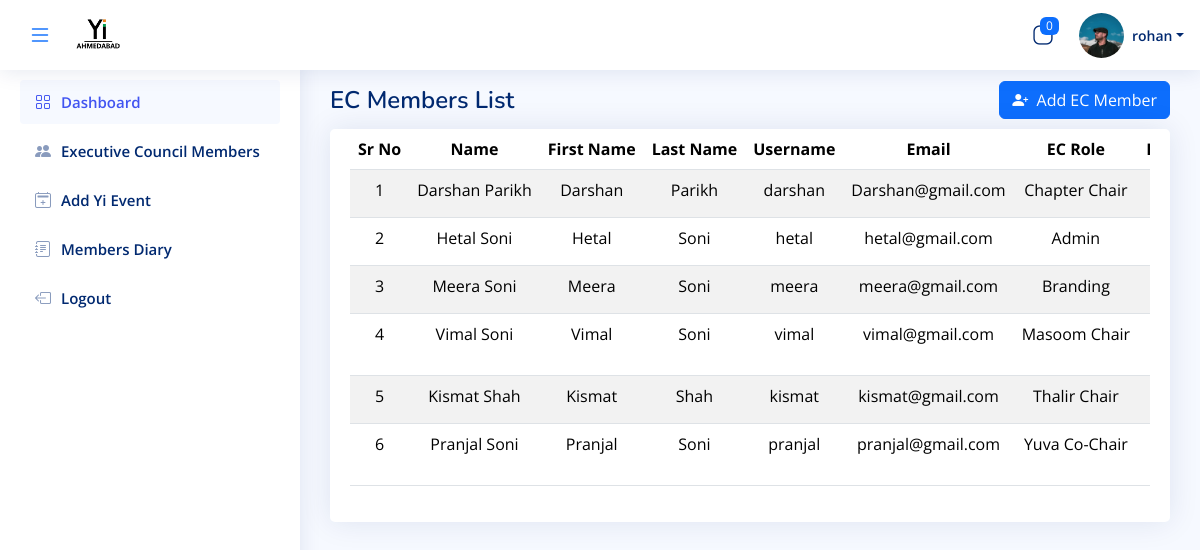
The app's page /EC-Member-List (signed in), older data.
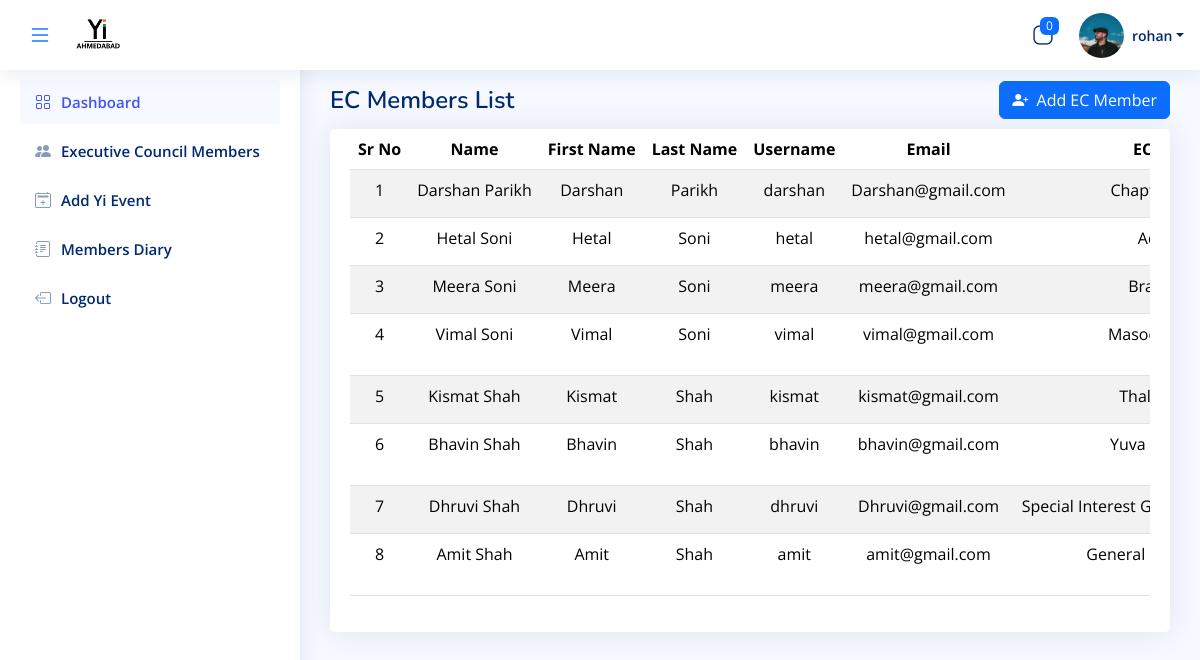
The same page, newer data.
### admin_app/models.py (models this page shows, shortened)
class LoginSide(AbstractUser):
    id = models.UUIDField(
        primary_key=True, default=uuid.uuid4, editable=False, db_index=True
    )
    login_role = models.ManyToManyField(Login_Role, verbose_name="LoginRole")
    first_name = models.CharField(max_length=200, null=True, verbose_name="FirstName")
    last_name = models.CharField(max_length=200)
    email = models.EmailField(max_length=200, unique=True, validators=[validate_email])
    photo = models.ImageField(upload_to="user_photo/", null=True, blank=True, validators = [FileExtensionValidator(allowed_extensions=["jpeg", "jpg", "png"])])
    yi_role = models.CharField(max_length=200, null=True)
    phone_number = models.CharField(
        max_length=10,  # This will accommodate international numbers
        default="0",
        validators=[
            RegexValidator(
                regex=r"^(\+91[\-\s]?)?[0]?(91)?[789]\d{9}$",  # This is the regex for validating the phone number
                message="Enter a valid phone number.",
                code="invalid phone",
            ),
        ],
    )
    @property
    def designation(self):
        roles = ', '.join((role.name) for role in self.login_role.all())
        return f"{roles} {self.yi_role}"

class Login_Role(models.Model):
    name = models.CharField(max_length=200, primary_key=True, choices=ROLE_CHOICES)
    image = models.ImageField(upload_to="role_images", null=True, blank=True)

### admin_app/views.py (the view)
# urls.py: path("EC-Member-List", manager_list, name="View-manager"),
@login_required(login_url="index")
@never_cache
@cache_control(no_store=True, no_cache=True, must_revalidate=True, max_age=0)
def manager_list(request):
    try:
        if request.user.designation not in ["Chapter Chair", "Chapter Co-Chair"] and request.user.yi_role != "Admin":
            return redirect("Error-Page")
    except Exception:
        return redirect(
            "Error-Page"
        )  # Redirect if the user doesn't have the Admin role
    manager = LoginSide.objects.exclude(is_superuser=True).exclude(id=request.user.id)
    login_role = Login_Role.objects.all()
    user_roles = request.user.login_role.all()
    sessions = Session.objects.filter(expire_date__gte=now())
    user_ids = [session.get_decoded().get("_auth_user_id") for session in sessions]
    active_users = LoginSide.objects.filter(id__in=user_ids)  # Get user objects
    active_user_names = [f"{user.first_name} {user.last_name}" for user in active_users]
    active_users_count = LoginSide.objects.filter(is_active=True).count()
    active_users_count = active_users.count()
    context = {
        "role": login_role,
        "managers": manager,
        "user_role": user_roles,
        "count": active_users_count,
        "name": active_user_names,
    }
    return render(request, "Admin/view_manager.html", context)

### admin_app/Templates/Admin/view_manager.html (shortened to what this page needs)
{% extends "base/base.html" %}
{% load static %}
{% block bodyblock %}
<main id="main" class="main">
  <br>
  <div class="pagetitle d-flex justify-content-between align-items-center">
    <h1>EC Members List</h1>
    <a href="{% url 'Admin_Signup' %}" class="ms-auto">
      <button type="button" class="btn btn-primary">
        <i class="bi bi-person-plus-fill"></i>&nbsp; Add EC Member
      </button>
    </a>
  </div>
  <div class="card">
    <div class="card-body">
      <div class="table-responsive">
        <table class="table table-hover table-striped" id="example">
          <thead>
            <tr class="text-nowrap text-center">
              <th>Sr No</th>
              <th>Name</th>
              <th>First Name</th>
              <th>Last Name</th>
              <th>Username</th>
              <th>Email</th>
              <th>EC Role</th>
              <th>Designation</th>
            </tr>
          </thead>
          <tbody>
            {% for manager in managers %}
            <tr class="text-nowrap text-center">
              <td>{{ forloop.counter }}</td>
              <td>{{ manager.first_name}}  {{manager.last_name}}</td>
              <td>{{ manager.first_name }}</td>
              <td>{{ manager.last_name }}</td>
              <td>{{ manager.username }}</td>
              <td>{{ manager.email }}</td>
              <td>{{manager.designation}}</td>
              <td>{{ manager.yi_role }}</td>
            </tr>
            {% endfor %}
          </tbody>
        </table>
      </div>
    </div>
  </div>
</main>
{% endblock %}

Row changes from the older to the newer data that the page shows:
removed LoginSide: first_name "Pranjal", last_name "Soni", username "pranjal", email "pranjal@gmail.com", designation "Yuva Co-Chair"
added LoginSide: first_name "Bhavin", last_name "Shah", username "bhavin", email "bhavin@gmail.com", designation "Yuva…"
added LoginSide: first_name "Dhruvi", last_name "Shah", username "dhruvi", email "Dhruvi@gmail.com", designation "Special Interest…"
added LoginSide: first_name "Amit", last_name "Shah", username "amit", email "amit@gmail.com", designation "General…"
